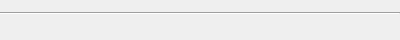
<?xml version="1.0" encoding="UTF-8"?>
<ui version="4.0">
 <class>Form</class>
 <widget class="QWidget" name="Form">
  <property name="geometry">
   <rect>
    <x>0</x>
    <y>0</y>
    <width>400</width>
    <height>40</height>
   </rect>
  </property>
  <property name="windowTitle">
   <string>Form</string>
  </property>
  <layout class="QVBoxLayout" name="verticalLayout">
   <property name="margin">
    <number>0</number>
   </property>
   <item>
    <widget class="Line" name="line_2">
     <property name="orientation">
      <enum>Qt::Horizontal</enum>
     </property>
    </widget>
   </item>
   <item>
    <layout class="QHBoxLayout" name="toolbarLinks">
     <property name="leftMargin">
      <number>12</number>
     </property>
     <property name="rightMargin">
      <number>12</number>
     </property>
     <property name="bottomMargin">
      <number>12</number>
     </property>
    </layout>
   </item>
  </layout>
 </widget>
 <resources/>
 <connections/>
</ui>
